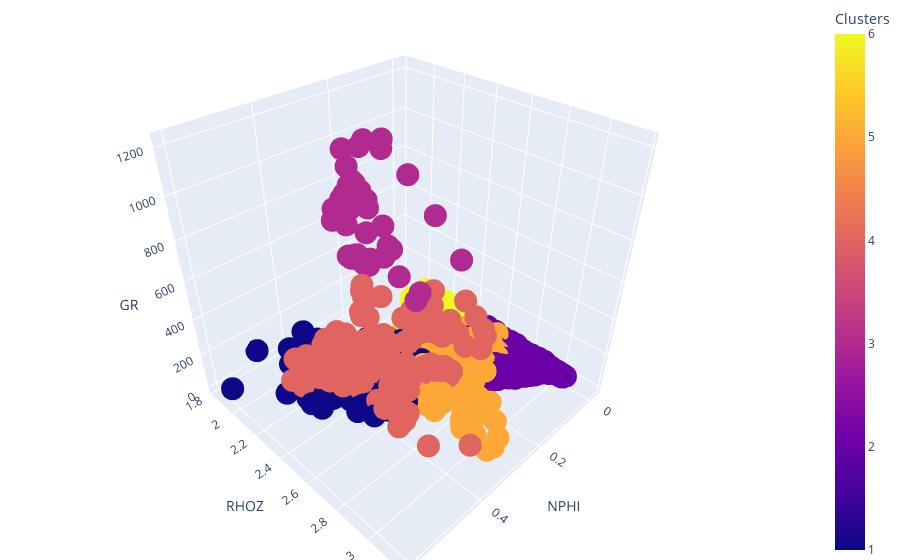

The notebook cell this image was saved under:
### Markdown cell above
## View Clusters - 3D Scatter

### Code cell
fig = px.scatter_3d(df_tc_cluster, 
                    x='NPHI', 
                    y='RHOZ', 
                    z='GR',
                    color='Clusters')

fig.update_layout(margin=dict(l=0, r=0, b=0, t=0))

fig.show()

### Figure 1 — Plotly figure (JSON) as saved in the notebook; plotly's stock layout.template omitted (floating-point values rounded to 4 significant figures; data arrays with more than 128 entries replaced by an {"elided": "..."} marker saying what was removed)
{"data": [{"hovertemplate": "NPHI=%{x}<br>RHOZ=%{y}<br>GR=%{z}<br>Clusters=%{marker.color}<extra></extra>", "legendgroup": "", "marker": {"color": {"elided": "17504 int values"}, "coloraxis": "coloraxis", "symbol": "circle"}, "mode": "markers", "name": "", "scene": "scene", "showlegend": false, "type": "scatter3d", "x": {"elided": "17504 float values"}, "y": {"elided": "17504 float values"}, "z": {"elided": "17504 float values"}}], "layout": {"autosize": true, "coloraxis": {"colorbar": {"title": {"text": "Clusters"}}, "colorscale": [[0, "#0d0887"], [0.1111, "#46039f"], [0.2222, "#7201a8"], [0.3333, "#9c179e"], [0.4444, "#bd3786"], [0.5556, "#d8576b"], [0.6667, "#ed7953"], [0.7778, "#fb9f3a"], [0.8889, "#fdca26"], [1, "#f0f921"]]}, "legend": {"tracegroupgap": 0}, "margin": {"b": 0, "l": 0, "r": 0, "t": 0}, "scene": {"aspectmode": "auto", "aspectratio": {"x": 1, "y": 1, "z": 1}, "domain": {"x": [0, 1], "y": [0, 1]}, "xaxis": {"title": {"text": "NPHI"}, "type": "linear"}, "yaxis": {"title": {"text": "RHOZ"}, "type": "linear"}, "zaxis": {"title": {"text": "GR"}, "type": "linear"}}}}
